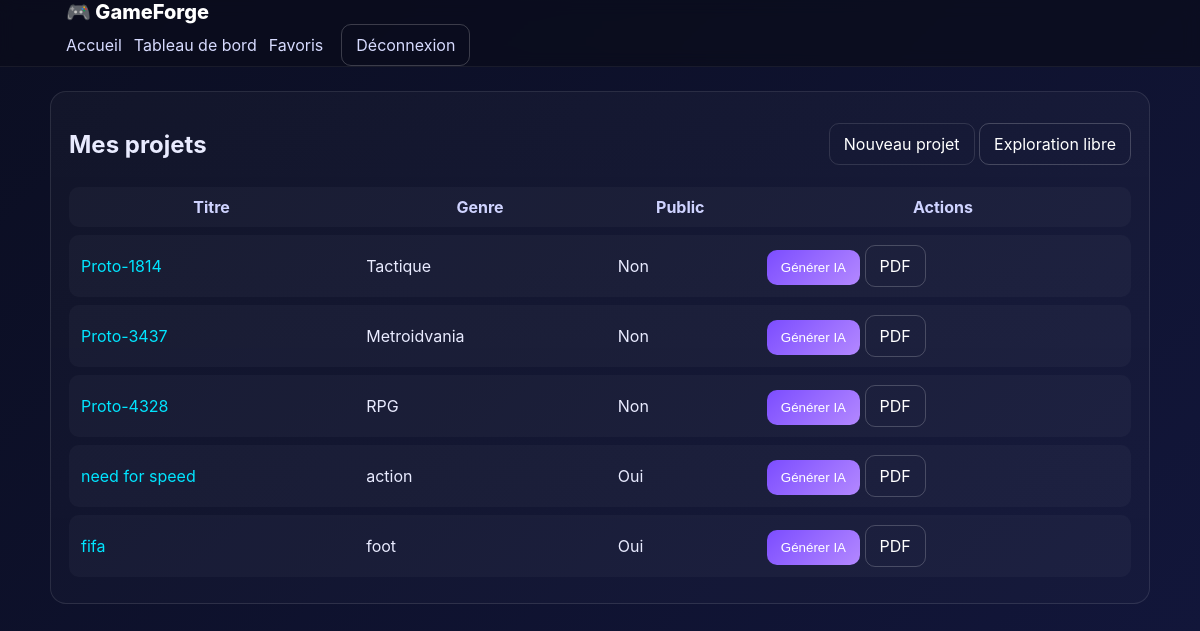
The page /dashboard/ (signed in) on the database its author committed.
### core/models.py (models this page shows, shortened)
class GameProject(models.Model):
    author = models.ForeignKey(User, on_delete=models.CASCADE, related_name="projects")
    title = models.CharField(max_length=200)
    slug = models.SlugField(max_length=220, unique=True, blank=True)
    genre = models.CharField(max_length=100)
    ambiance = models.CharField(max_length=200, blank=True)
    keywords = models.TextField(blank=True)
    references = models.TextField(blank=True)
    is_public = models.BooleanField(default=False)
    generated = models.JSONField(null=True, blank=True)
    image_character = models.ImageField(upload_to="generated/characters/", null=True, blank=True)
    image_environment = models.ImageField(upload_to="generated/environments/", null=True, blank=True)
    created_at = models.DateTimeField(auto_now_add=True)
    updated_at = models.DateTimeField(auto_now=True)
    def get_absolute_url(self):
        return reverse("core:project_detail", args=[self.slug])

### core/views.py (the view)
# urls.py: path("dashboard/", views.DashboardView.as_view(), name="dashboard"),
class DashboardView(LoginRequiredMixin, ListView):
    model = GameProject
    template_name = "core/dashboard.html"
    context_object_name = "projects"
    def get_queryset(self):
        return GameProject.objects.filter(author=self.request.user).order_by("-created_at")

### core/templates/core/dashboard.html (shortened to what this page needs)
{% extends "core/base.html" %}
{% block content %}
<div class="panel">
  <div class="panel-head">
    <h2>Mes projets</h2>
    <div>
      <a class="btn" href="{% url 'core:create' %}">Nouveau projet</a>
      <a class="btn ghost" href="{% url 'core:explore_free' %}">Exploration libre</a>
    </div>
  </div>
  <table class="table">
    <thead><tr><th>Titre</th><th>Genre</th><th>Public</th><th>Actions</th></tr></thead>
    <tbody>
      {% for p in projects %}
      <tr>
        <td><a href="{{ p.get_absolute_url }}">{{ p.title }}</a></td>
        <td>{{ p.genre }}</td>
        <td>{{ p.is_public|yesno:"Oui,Non" }}</td>
        <td>
          <button class="btn primary gen-btn" data-pid="{{ p.id }}">Générer IA</button>
          <a class="btn ghost" href="{% url 'core:export_pdf' p.slug %}">PDF</a>
        </td>
      </tr>
      {% empty %}
      <tr><td colspan="4" class="muted">Aucun projet pour l’instant.</td></tr>
      {% endfor %}
    </tbody>
  </table>
</div>
{% endblock %}

### static/css/app.css (style rules this page uses)
:root { --bg:#0f1226; --panel:#15193a; --card:#1a1f4a; --text:#e9ebff; --muted:#aab1ff; --primary:#7c4dff; --primary-2:#b388ff; --accent:#00e5ff; --ok:#00e676; --danger:#ff5252; --ring: rgba(124,77,255,.35); }
* { box-sizing:border-box }
html,body { margin:0;padding:0;background:linear-gradient(135deg,#0b0e22,#12163a);color:var(--text);font-family:Inter,system-ui,Segoe UI,Arial,sans-serif }
a { color:var(--accent);text-decoration:none }
.btn { display:inline-flex;align-items:center;gap:8px;padding:10px 14px;border-radius:10px;border:1px solid rgba(255,255,255,.12);background:transparent;color:#fff;cursor:pointer;transition:.2s }
.btn.primary { background:linear-gradient(135deg,var(--primary),var(--primary-2));border:none;box-shadow:0 0 0 0 var(--ring) }
.btn.ghost { border:1px solid rgba(255,255,255,.2) }
.panel { border:1px solid rgba(255,255,255,.1);background:linear-gradient(180deg, rgba(255,255,255,.03), rgba(255,255,255,.02));border-radius:16px;padding:18px }
.panel-head { display:flex;justify-content:space-between;align-items:center }
.table { width:100%;border-collapse:separate;border-spacing:0 8px }
.table th,.table td { padding:10px 12px;background:rgba(255,255,255,.03) }
.table th { color:#cfd3ff }
.table tr td:first-child,.table tr th:first-child { border-top-left-radius:10px;border-bottom-left-radius:10px }
.table tr td:last-child,.table tr th:last-child { border-top-right-radius:10px;border-bottom-right-radius:10px }

### rows shown on the page
GameProject: title "Proto-1814", genre "Tactique", is_public "Non"
GameProject: title "Proto-3437", genre "Metroidvania", is_public "Non"
GameProject: title "Proto-4328", genre "RPG", is_public "Non"
GameProject: title "need for speed", genre "action", is_public "Oui"
GameProject: title "fifa", genre "foot", is_public "Oui"
